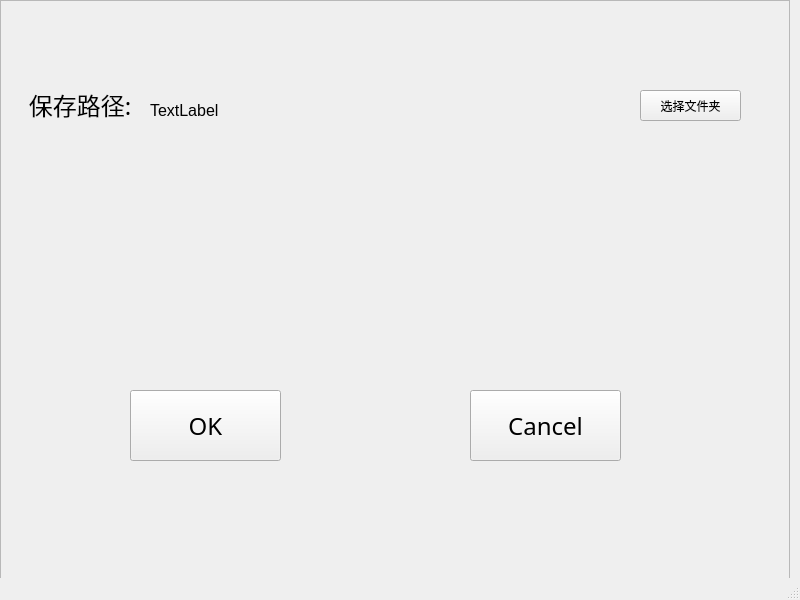
<?xml version="1.0" encoding="UTF-8"?>
<ui version="4.0">
 <class>MainWindow</class>
 <widget class="QMainWindow" name="MainWindow">
  <property name="geometry">
   <rect>
    <x>0</x>
    <y>0</y>
    <width>800</width>
    <height>600</height>
   </rect>
  </property>
  <property name="minimumSize">
   <size>
    <width>800</width>
    <height>600</height>
   </size>
  </property>
  <property name="maximumSize">
   <size>
    <width>800</width>
    <height>600</height>
   </size>
  </property>
  <property name="windowTitle">
   <string>MainWindow</string>
  </property>
  <widget class="QWidget" name="centralwidget">
   <widget class="QFrame" name="frame">
    <property name="geometry">
     <rect>
      <x>0</x>
      <y>0</y>
      <width>790</width>
      <height>590</height>
     </rect>
    </property>
    <property name="minimumSize">
     <size>
      <width>790</width>
      <height>590</height>
     </size>
    </property>
    <property name="maximumSize">
     <size>
      <width>790</width>
      <height>590</height>
     </size>
    </property>
    <property name="frameShape">
     <enum>QFrame::StyledPanel</enum>
    </property>
    <property name="frameShadow">
     <enum>QFrame::Raised</enum>
    </property>
    <widget class="QLabel" name="label">
     <property name="geometry">
      <rect>
       <x>20</x>
       <y>80</y>
       <width>120</width>
       <height>50</height>
      </rect>
     </property>
     <property name="minimumSize">
      <size>
       <width>120</width>
       <height>50</height>
      </size>
     </property>
     <property name="maximumSize">
      <size>
       <width>120</width>
       <height>50</height>
      </size>
     </property>
     <property name="font">
      <font>
       <family>黑体</family>
       <pointsize>18</pointsize>
      </font>
     </property>
     <property name="text">
      <string>保存路径:</string>
     </property>
     <property name="alignment">
      <set>Qt::AlignCenter</set>
     </property>
    </widget>
    <widget class="QPushButton" name="pushButton">
     <property name="geometry">
      <rect>
       <x>130</x>
       <y>390</y>
       <width>151</width>
       <height>71</height>
      </rect>
     </property>
     <property name="font">
      <font>
       <family>Agency FB</family>
       <pointsize>18</pointsize>
      </font>
     </property>
     <property name="text">
      <string>OK</string>
     </property>
    </widget>
    <widget class="QPushButton" name="pushButton_2">
     <property name="geometry">
      <rect>
       <x>470</x>
       <y>390</y>
       <width>151</width>
       <height>71</height>
      </rect>
     </property>
     <property name="font">
      <font>
       <family>Agency FB</family>
       <pointsize>18</pointsize>
      </font>
     </property>
     <property name="text">
      <string>Cancel</string>
     </property>
    </widget>
    <widget class="QPushButton" name="pushButton_3">
     <property name="geometry">
      <rect>
       <x>640</x>
       <y>90</y>
       <width>101</width>
       <height>31</height>
      </rect>
     </property>
     <property name="text">
      <string>选择文件夹</string>
     </property>
    </widget>
    <widget class="QLabel" name="label_2">
     <property name="geometry">
      <rect>
       <x>150</x>
       <y>80</y>
       <width>441</width>
       <height>61</height>
      </rect>
     </property>
     <property name="font">
      <font>
       <family>Arial</family>
       <pointsize>12</pointsize>
      </font>
     </property>
     <property name="text">
      <string>TextLabel</string>
     </property>
    </widget>
   </widget>
  </widget>
  <widget class="QMenuBar" name="menubar">
   <property name="geometry">
    <rect>
     <x>0</x>
     <y>0</y>
     <width>800</width>
     <height>23</height>
    </rect>
   </property>
  </widget>
  <widget class="QStatusBar" name="statusbar"/>
 </widget>
 <resources/>
 <connections>
  <connection>
   <sender>pushButton_3</sender>
   <signal>clicked()</signal>
   <receiver>MainWindow</receiver>
   <slot>choose_dir()</slot>
   <hints>
    <hint type="sourcelabel">
     <x>702</x>
     <y>126</y>
    </hint>
    <hint type="destinationlabel">
     <x>802</x>
     <y>213</y>
    </hint>
   </hints>
  </connection>
  <connection>
   <sender>pushButton</sender>
   <signal>clicked()</signal>
   <receiver>MainWindow</receiver>
   <slot>set_dir()</slot>
   <hints>
    <hint type="sourcelabel">
     <x>256</x>
     <y>456</y>
    </hint>
    <hint type="destinationlabel">
     <x>795</x>
     <y>540</y>
    </hint>
   </hints>
  </connection>
 </connections>
 <slots>
  <slot>choose_dir()</slot>
  <slot>set_dir()</slot>
 </slots>
</ui>
